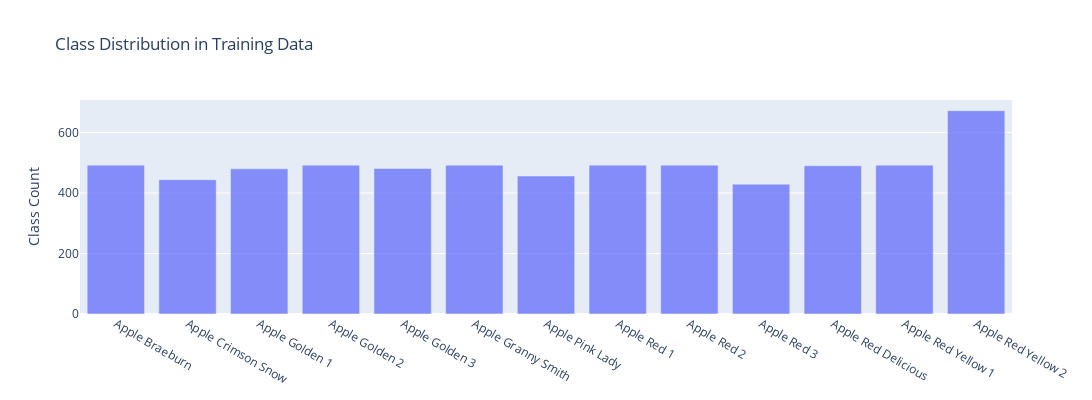

Here is the notebook cell this chart was saved with:
### Code cell
x1, y1 = create_stack_bar_data('classes', training_data)
x1 = list(train_generator.class_indices.keys())

trace1 = go.Bar(x=x1, y=y1, opacity=0.75, name="Class Count")
layout = dict(height=400, width=1200, title='Class Distribution in Training Data', legend=dict(orientation="h"), 
                yaxis = dict(title = 'Class Count'))
fig = go.Figure(data=[trace1], layout=layout);
iplot(fig);

### Figure 1 — Plotly figure (JSON) as saved in the notebook; plotly's stock layout.template omitted (floating-point values rounded to 4 significant figures)
{"data": [{"name": "Class Count", "opacity": 0.75, "type": "bar", "x": ["Apple Braeburn", "Apple Crimson Snow", "Apple Golden 1", "Apple Golden 2", "Apple Golden 3", "Apple Granny Smith", "Apple Pink Lady", "Apple Red 1", "Apple Red 2", "Apple Red 3", "Apple Red Delicious", "Apple Red Yellow 1", "Apple Red Yellow 2"], "y": [492, 444, 480, 492, 481, 492, 456, 492, 492, 429, 490, 492, 672]}], "layout": {"height": 400, "legend": {"orientation": "h"}, "title": {"text": "Class Distribution in Training Data"}, "width": 1200, "xaxis": {"autorange": true, "range": [-0.5, 12.5], "type": "category"}, "yaxis": {"autorange": true, "range": [0, 707.4], "title": {"text": "Class Count"}, "type": "linear"}}}
